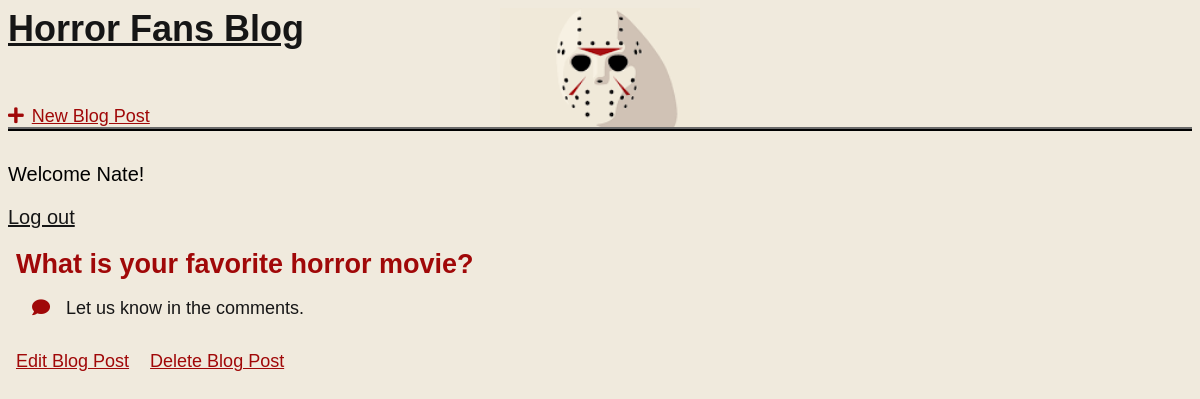
Page /post/2/ (signed in) on the committed database.
### blog/models.py (models this page shows, shortened)
class Post(models.Model):
    title = models.CharField(max_length=200)
    author = models.ForeignKey('auth.User',on_delete=models.CASCADE)
    body = models.TextField()

### blog/views.py (the view)
class BlogDetailView(DetailView):
    model = Post
    template_name = 'post_detail.html'

### templates/post_detail.html
{% extends 'base.html' %}
{% load static %}
{% block content %}
<html>
    <head>
        <link rel="stylesheet" href="{% static 'css/post_detail.css' %}">
    </head>
    <body>
        <div class="post-entry">
            <h2>{{ object.title }}</h2>
            <p><i class="fas fa-comment"></i>{{ object.body }}</p>
        <a href="{% url 'post_edit' post.pk %}">Edit Blog Post</a>
        <a href="{% url 'post_delete' post.pk %}">Delete Blog Post</a>
        </div>
    </body>
</html>
{% endblock content %}

### templates/base.html (shortened to what this page needs)
{% load static %}
<html>
    <head>
        <link rel="stylesheet" href="{% static 'css/base.css' %}">
        <link rel="stylesheet" href="https://use.fontawesome.com/releases/v5.0.7/css/all.css">
    </head>
    <body>
        <div class="header-pic">
            <header>
                <div class='nav-left'>
                    <h1><a href="{% url 'home' %}">Horror Fans Blog</a></h1>
                </div>
                <div class='nav-right'></div>
                    <a href="{% url 'post_new' %}"><i class="fas fa-plus"></i>New Blog Post</a>
                </div>
            <div class="auth">
            {% if user.is_authenticated %}
                <p>Welcome {{ user.username }}!</p>
                <p><a href="{% url 'logout' %}">Log out</a></p>
            {% else %}
                <p>You are not logged in.</p>
                <a href="{% url 'login' %}">Log In</a>
            {% endif %}
            </div>
        {% block content %}
        {% endblock content %}
    </body>
</html>

### static/css/base.css (style rules this page uses)
header h1 a { color: rgb(22, 22, 22); text-align: center; }
header a { color: rgb(160, 8, 8); }
body { font-family: "Source Sans Pro", sans-serif; font-size: 18px; background-color: rgb(240, 234, 221); }
header { margin-bottom: 2rem; margin-left: auto; margin-right: auto; border-bottom: 4px ridge rgb(22, 22, 22); display: block; background-image: url("../img/jason.png"); background-repeat: no-repeat; background-position: center; background-size: 200px; }
.nav-left { margin-right: auto; }
.nav-right { display: flex; padding-top: 2rem; }
.fa-plus { margin-right: 0.5rem; }
.post-entry { margin-bottom: 2rem; }
.post-entry h2 { margin: 0.5rem 0; }
.post-entry p { color: rgb(22, 22, 22); margin-left: 1rem; font-weight: 400; }
.auth { font-size: 20px; margin-bottom: 1rem; }
.auth a { color: rgb(22, 22, 22); display: flex; }
.auth p { margin-right: 1rem; }

### static/css/post_detail.css (style rules this page uses)
.post-entry h2 { color: rgb(160, 8, 8); }
.post-entry p { margin-bottom: 2rem; color: rgb(22, 22, 22); }
.post-entry a { color: rgb(160, 8, 8); margin-right: 1rem; }
.post-entry { margin-left: 0.5rem; }
.post-entry i { margin-right: 1rem; color: rgb(160, 8, 8); }

### rows in the picture
Post: title "What is your favorite horror movie?", body "Let us know in the comments."

### other values in the picture
{{ user.username }} "Nate"
